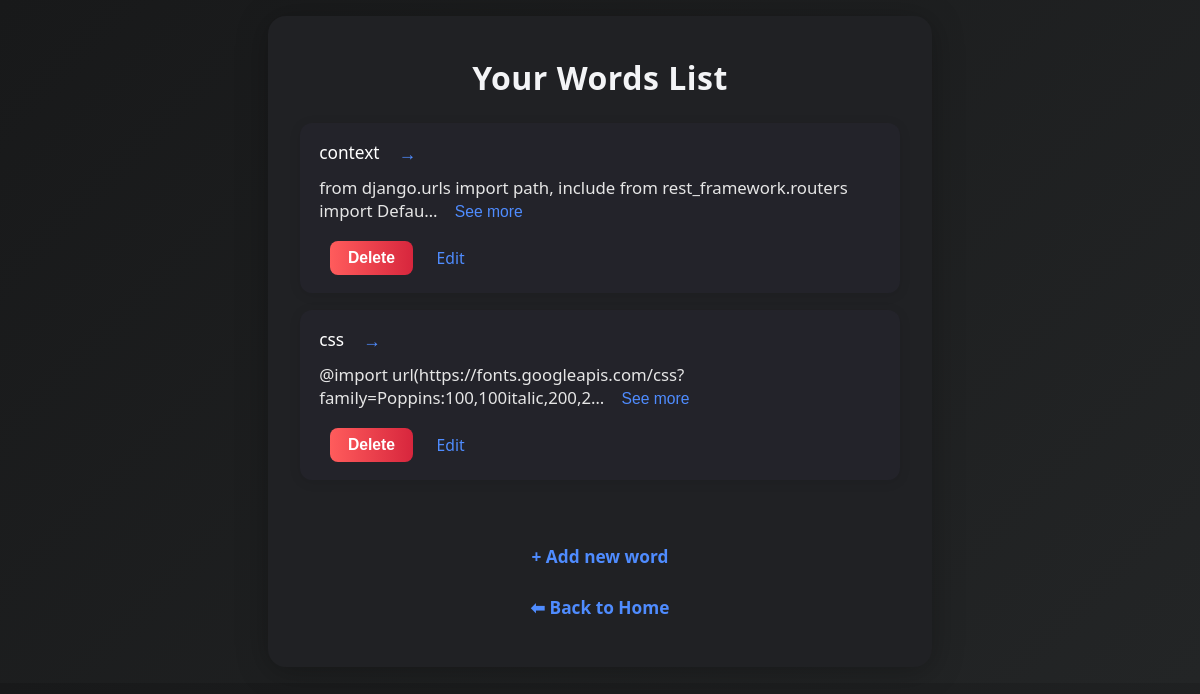
The app's page /settings/products/ (signed in), older data.
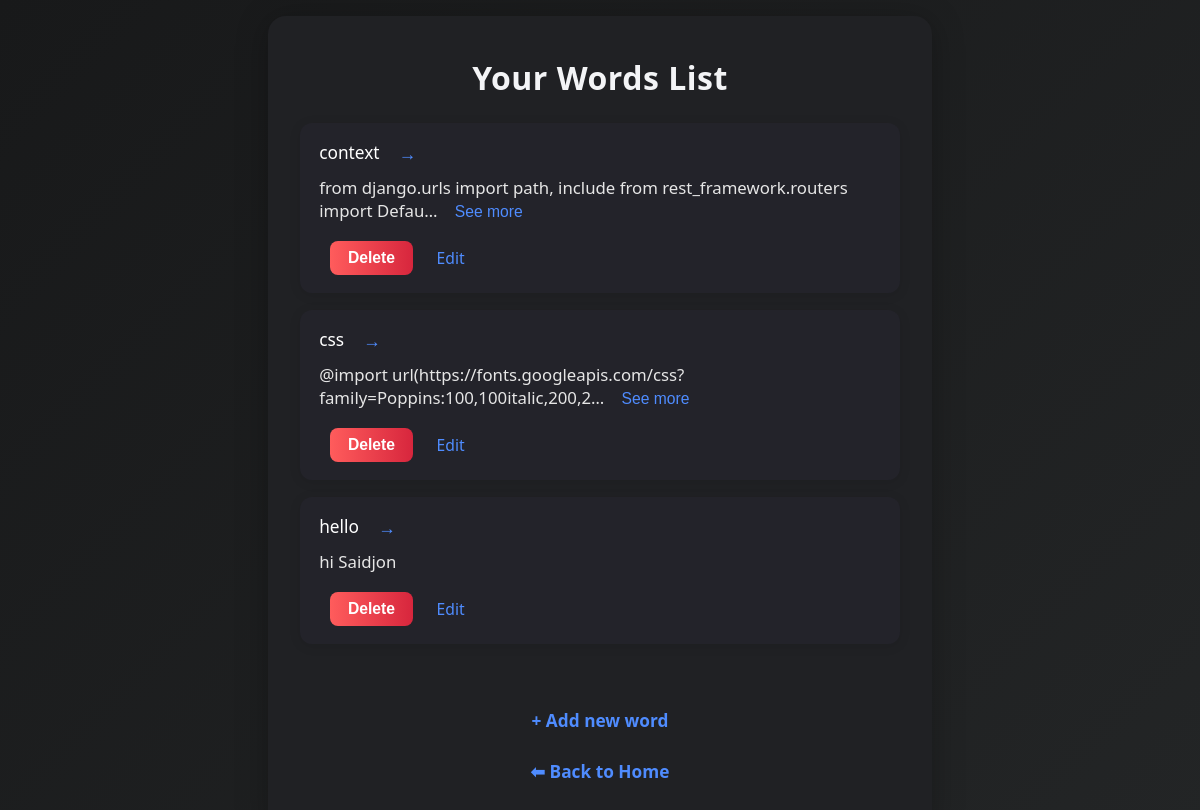
The same page, newer data.
### core/models.py (models this page shows, shortened)
class WordPair(models.Model):
    input_text = models.CharField(max_length=255)
    output_text = models.TextField()
    user = models.ForeignKey(User, on_delete=models.CASCADE, null=True, blank=True)
    created_at = models.DateTimeField(auto_now_add=True)
    likes = models.ManyToManyField(User, related_name='liked_posts', blank=True)
    saved_by = models.ManyToManyField(User, related_name='saved_posts', blank=True)
    is_public = models.BooleanField(default=True)

### core/views.py (the view)
# urls.py: path('settings/products/', views.change_products_view, name='change_products'),
def change_products_view(request):
    user = request.user
    words = WordPair.objects.filter(user=user)
    if request.method == 'POST':
        new_username = request.POST.get('username')
        if new_username and new_username != user.username:
            user.username = new_username
            user.save()
            messages.success(request, 'Username o‘zgartirildi.')
        password_form = PasswordChangeForm(user, request.POST)
        if password_form.is_valid():
            user = password_form.save()
            update_session_auth_hash(request, user)  # logout qilmaslik uchun
            messages.success(request, 'Parol muvaffaqiyatli o‘zgartirildi.')
        else:
            for err in password_form.errors.values():
                messages.error(request, err)
        return redirect('home')
    else:
        password_form = PasswordChangeForm(user)
    context = {
        'words': words,
        'password_form': password_form,
    }
    return render(request, 'core/change_product.html', context)

### core/templates/core/change_product.html (shortened to what this page needs)
{% load static %}
<!DOCTYPE html>
<html lang="en">
  <head>
    <link rel="stylesheet" href="{% static 'css/words.css' %}" />
  </head>
  <body>
    <div class="words-container">
      <div class="words-card">
        <h2 class="words-title">Your Words List</h2>
        <ul class="words-list">
          {% for word in words %}
          <li class="word-item">
            <span class="word-input">{{ word.input_text }}</span>
            <span class="word-arrow">→</span>
            <span class="word-output">
              <span class="output-short">{{ word.output_text|truncatechars:80 }}</span>
              {% if word.output_text|length > 80 %}
              <button class="see-more-btn" onclick="toggleSeeMore(this)">See more</button>
              {% endif %}
            </span>
            <form method="post" action="{% url 'delete_word' word.id %}" class="delete-form">
              <button type="submit" class="delete-btn">Delete</button>
            </form>
            <a href="{% url 'edit_word' word.id %}" class="edit-link">Edit</a>
          </li>
          {% empty %}
          <li class="no-words">You have no words.</li>
          {% endfor %}
        </ul>
        <p class="add-word-link"><a href="{% url 'add_word' %}">+ Add new word</a></p>
        <p class="back-home-link"><a href="{% url 'home' %}">⬅ Back to Home</a></p>
      </div>
    </div>
  </body>
</html>

Row changes from the older to the newer data that the page shows:
added WordPair: input_text "hello", output_text "hi Saidjon"
